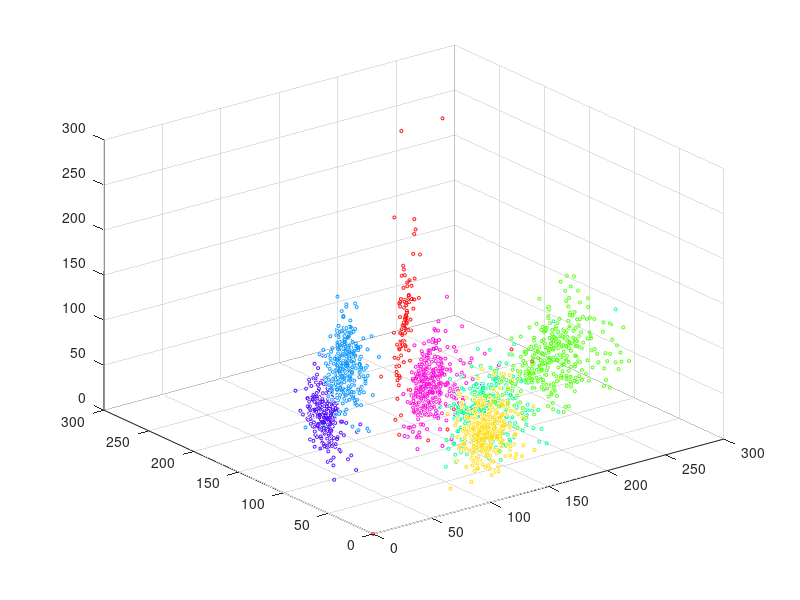

Write MATLAB code to recreate this figure. (Note: this script raises an error after producing the figure.)

%% Assignment 02, SE294
% Satish Kumar, MTech - 11052, SERC
% Script File - Kmeans Clustering
clear all;
close all;
clc;

disttype = 2; % Lp Norm

Xmat = load('features.mat');
X = Xmat.features;

% Ground Truth Labels
cidxTmat = load('ground_truth_labels.mat');
cidxT = cidxTmat.labels;
ctrsT(7,3) = zeros;

for i = 0 : 6
    ctrsT(i+1,1) = mean(X(cidxT==i,1));
    ctrsT(i+1,2) = mean(X(cidxT==i,2));
    ctrsT(i+1,3) = mean(X(cidxT==i,3));
end
figure
ctrsT
clr_mp = colormap(hsv(7));
for label = 1:7
scatter3(X(cidxT==label-1,1),X(cidxT==label-1,2),X(cidxT==label-1,3),5,clr_mp(label,:));
hold on
end

% kmeans
[cidx, ctrs] = kmeans1(X, 7, disttype);

% Centre Matching, rowI for ground truth
M(7,7) = zeros;
for i = 1:7
    for j = 1:7
        M(i,j) = norm(ctrsT(i,:)-ctrs(j,:),disttype);
    end
end

[Matching,Cost] = Hungarian(M)
[dummy,colI] = max(Matching);
ctrsM = zeros(7,3);
for i = 1:7
    ctrsM(colI(i),:) = ctrs(i,:); 
end
hold off
figure
ctrsM
clr_mp = colormap(hsv(7));
for label = 1:7
scatter3(X(cidx==label,1),X(cidx==label,2),X(cidx==label,3),5,clr_mp(label,:));
hold on
end

difference = norm(ctrsT-ctrsM,2)